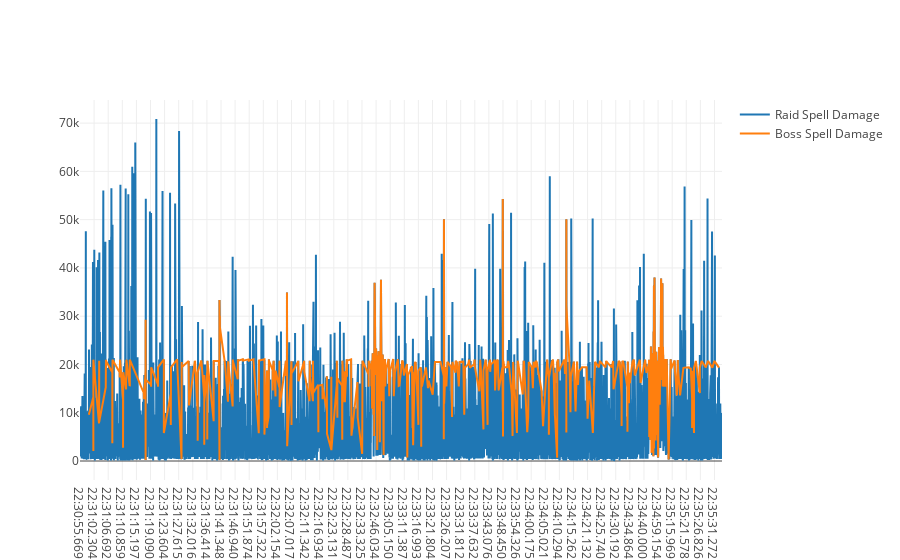

Notebook code for this chart:
### Code cell
trace0 = go.Scatter(
    x = Raid_spell_damage['Time'],
    y = Raid_spell_damage['spell_damage'],
    name = 'Raid Spell Damage'
)
trace1 = go.Scatter(
    x = Vectis_spell_damage['Time'],
    y = Vectis_spell_damage['spell_damage'],
    name = 'Boss Spell Damage'
)
data = [trace0,trace1]

iplot(data, filename='damage-line')

### Figure 1 — Plotly figure (JSON) as saved in the notebook; plotly's stock layout.template omitted (floating-point values rounded to 4 significant figures; data arrays with more than 128 entries replaced by an {"elided": "..."} marker saying what was removed)
{"data": [{"name": "Raid Spell Damage", "type": "scatter", "uid": "056e6c1e-f68a-11e8-9898-086266568bd8", "x": {"elided": "6078 str values"}, "y": {"elided": "6078 int values"}}, {"name": "Boss Spell Damage", "type": "scatter", "uid": "056e6c1f-f68a-11e8-b15e-086266568bd8", "x": {"elided": "674 str values"}, "y": {"elided": "674 int values"}}], "layout": {}}
